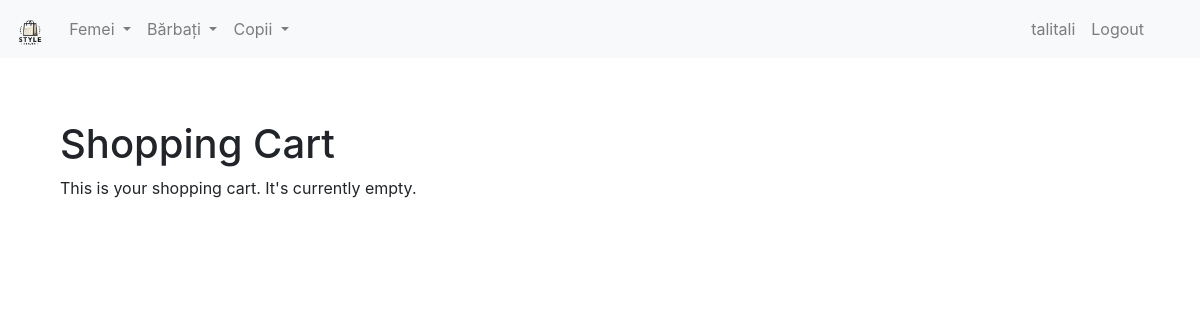
The page /shopping_cart (signed in) on the database as committed earlier.
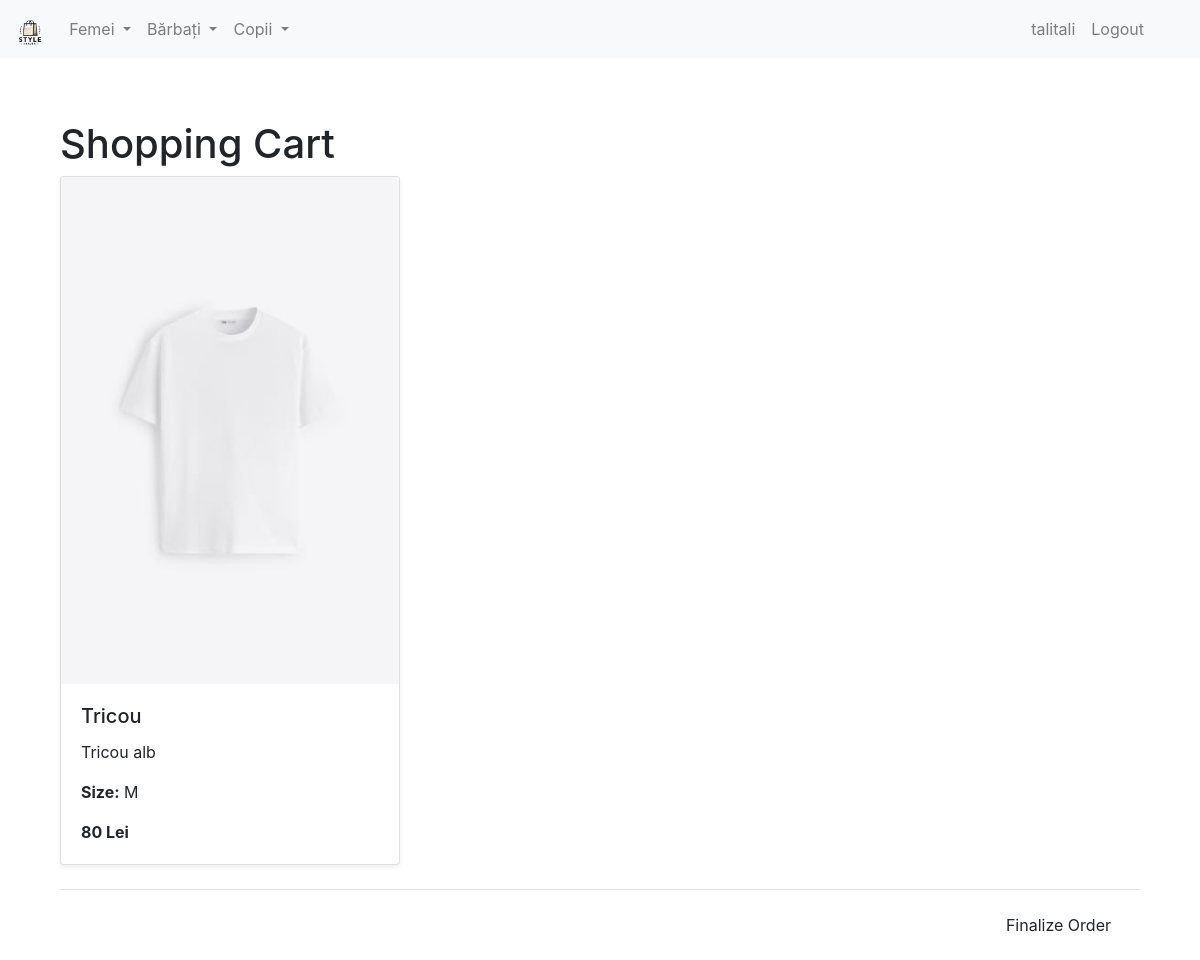
The same page on the database as committed later.
### market/models.py (models this page shows, shortened)
class User(db.Model, UserMixin):
    id = db.Column(db.Integer(), primary_key=True)
    username = db.Column(db.String(length=30), nullable=False, unique=True)
    email_address = db.Column(db.String(length=50), nullable=False, unique=True)
    password_hash = db.Column(db.String(length=60), nullable=False)
    budget = db.Column(db.Integer(), nullable=False, default=1000)
    items = db.relationship('Item', backref='owned_user', lazy=True)
    favorites = db.relationship('Favorite', backref='user', lazy=True)
    @property
    def password(self):
        return self.password

class ShoppingCartItem(db.Model):
    __tablename__ = 'shopping_cart_item'
    id = db.Column(db.Integer, primary_key=True)
    user_id = db.Column(db.Integer, db.ForeignKey('user.id'), nullable=False)
    item_id = db.Column(db.Integer, db.ForeignKey('item.id'), nullable=False)
    size = db.Column(db.String(10), nullable=False)
    user = db.relationship('User', backref='shopping_cart_items')
    item = db.relationship('Item', backref='shopping_cart_items')

class Item(db.Model):
    id = db.Column(db.Integer(), primary_key=True)
    name = db.Column(db.String(length=30), nullable=False, unique=True)
    price = db.Column(db.Integer(), nullable=False)
    barcode = db.Column(db.String(length=12), nullable=False, unique=True)
    description = db.Column(db.String(length=1024), nullable=False, unique=True)
    image_filename = db.Column(db.String(length=100), nullable=True)
    owner = db.Column(db.Integer(), db.ForeignKey('user.id'))
    category = db.Column(db.String(length=50), nullable=False, default='general')
    subcategory = db.Column(db.String(length=50), nullable=False, default='general')

### market/routes.py (the view)
@app.route('/shopping_cart')
@login_required
def shopping_cart_page():
    cart_items = ShoppingCartItem.query.filter_by(user_id=current_user.id).all()
    return render_template('shopping_cart.html', cart_items=cart_items)

### market/models.py (called while the page is built)
@login_manager.user_loader
def load_user(user_id):
    return User.query.get(int(user_id))

### market/templates/shopping_cart.html (shortened to what this page needs)
{% extends 'base.html' %}
{% block content %}
<div class="container mt-4">
    <h1>Shopping Cart</h1>
    {% if cart_items %}
        <div class="row">
            {% for cart_item in cart_items %}
            <div class="col-md-4">
                <div class="card mb-4 shadow-sm">
                    <img src="{{ url_for('static', filename='img/' + cart_item.item.image_filename) }}" class="card-img-top img-fluid product-img" alt="{{ cart_item.item.name }}">
                    <div class="card-body">
                        <h5 class="card-title">{{ cart_item.item.name }}</h5>
                        <p class="card-text">{{ cart_item.item.description }}</p>
                        <p class="card-text"><strong>Size:</strong> {{ cart_item.size }}</p>
                        <p class="card-text"><strong>{{ cart_item.item.price }} Lei</strong></p>
                    </div>
                </div>
            </div>
            {% endfor %}
        </div>
        <div class="modal-footer">
            <a href="{{ url_for('order_details') }}" class="btn btn-finalize">Finalize Order</a>
        </div>
    {% else %}
        <p>This is your shopping cart. It's currently empty.</p>
    {% endif %}
</div>
{% endblock %}

### market/templates/base.html (shortened to what this page needs)
<!DOCTYPE html>
<html lang="en">
<head>
    <link rel="stylesheet" href="https://stackpath.bootstrapcdn.com/bootstrap/4.5.2/css/bootstrap.min.css">
</head>
<body>
    <nav class="navbar navbar-expand-lg navbar-light bg-light fixed-top">
        <a class="navbar-brand" href="{{ url_for('home_page') }}">
            <img src="{{ url_for('static', filename='img/logo.png') }}" alt="Logo" style="height: 30px;">
        </a>
        <div class="collapse navbar-collapse" id="navbarNavDropdown">
            <ul class="navbar-nav mr-auto">
                <li class="nav-item dropdown">
                    <a class="nav-link dropdown-toggle" href="#" id="womenDropdown" role="button" data-toggle="dropdown" aria-haspopup="true" aria-expanded="false">
                        Femei
                    </a>
                </li>
                <li class="nav-item dropdown">
                    <a class="nav-link dropdown-toggle" href="#" id="menDropdown" role="button" data-toggle="dropdown" aria-haspopup="true" aria-expanded="false">
                        Bărbați
                    </a>
                </li>
                <li class="nav-item dropdown">
                    <a class="nav-link dropdown-toggle" href="#" id="kidsDropdown" role="button" data-toggle="dropdown" aria-haspopup="true" aria-expanded="false">
                        Copii
                    </a>
                </li>
            </ul>
            <ul class="navbar-nav">
                <li class="nav-item">
                    <a class="nav-link" href="#">{{ current_user.username }}</a>
                </li>
                <li class="nav-item">
                    <a class="nav-link" href="{{ url_for('logout_page') }}">Logout</a>
                </li>
                <li class="nav-item">
                    <a class="nav-link" href="{{ url_for('favorite_page') }}"></a>
                </li>
                <li class="nav-item">
                    <a class="nav-link" href="{{ url_for('shopping_cart_page') }}"></a>
                </li>
            </ul>
        </div>
    </nav>
    <div class="container mt-5 pt-5">
        {% block content %}
        {% endblock %}
    </div>
</body>
</html>

### market/templates/base.html (style rules this page uses)
.navbar-nav .nav-item .nav-link { padding-right: 0.5rem; padding-left: 0.5rem; }

Rows that differ between the two databases and show on the page:
added ShoppingCartItem: image_filename (picture), item.name "Tricou", item.description "Tricou alb", size "M", item.price "80"
Other text that changed with them:
text no longer shown: "This is your shopping cart. It's currently empty."
text now shown: "Finalize Order"
